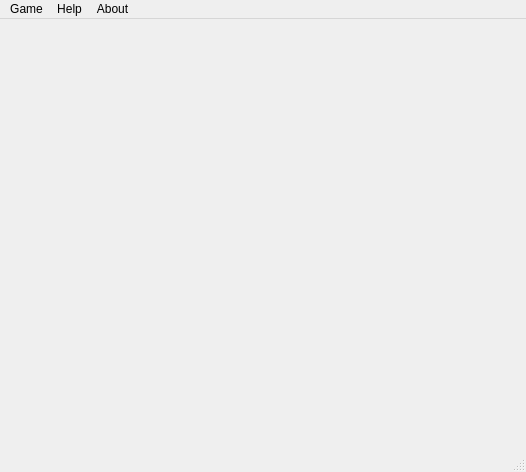
<?xml version="1.0" encoding="UTF-8"?>
<ui version="4.0">
 <class>MainWindow</class>
 <widget class="QMainWindow" name="MainWindow">
  <property name="geometry">
   <rect>
    <x>0</x>
    <y>0</y>
    <width>526</width>
    <height>472</height>
   </rect>
  </property>
  <property name="windowTitle">
   <string>Sodoku Game</string>
  </property>
  <widget class="QWidget" name="centralwidget">
   <widget class="QWidget" name="gridLayoutWidget">
    <property name="geometry">
     <rect>
      <x>10</x>
      <y>10</y>
      <width>501</width>
      <height>411</height>
     </rect>
    </property>
    <layout class="QGridLayout" name="gridLayout"/>
   </widget>
  </widget>
  <widget class="QMenuBar" name="menubar">
   <property name="geometry">
    <rect>
     <x>0</x>
     <y>0</y>
     <width>526</width>
     <height>22</height>
    </rect>
   </property>
   <widget class="QMenu" name="menuGame">
    <property name="title">
     <string>Game</string>
    </property>
    <addaction name="actionNew_Game"/>
    <addaction name="actionOpen_file"/>
    <addaction name="actionExit"/>
   </widget>
   <widget class="QMenu" name="menuHelp">
    <property name="title">
     <string>Help</string>
    </property>
    <addaction name="actionMy_Game_Help"/>
   </widget>
   <widget class="QMenu" name="menuAbout">
    <property name="title">
     <string>About</string>
    </property>
    <addaction name="actionAbout_my_Game"/>
   </widget>
   <addaction name="menuGame"/>
   <addaction name="menuHelp"/>
   <addaction name="menuAbout"/>
  </widget>
  <widget class="QStatusBar" name="statusbar"/>
  <action name="actionNew_Game">
   <property name="text">
    <string>New Game</string>
   </property>
  </action>
  <action name="actionOpen_file">
   <property name="text">
    <string>Open file...</string>
   </property>
  </action>
  <action name="actionExit">
   <property name="text">
    <string>Exit</string>
   </property>
  </action>
  <action name="actionAbout_my_Game">
   <property name="text">
    <string>About my Game</string>
   </property>
  </action>
  <action name="actionMy_Game_Help">
   <property name="text">
    <string>My Game Help</string>
   </property>
  </action>
 </widget>
 <resources/>
 <connections/>
</ui>
